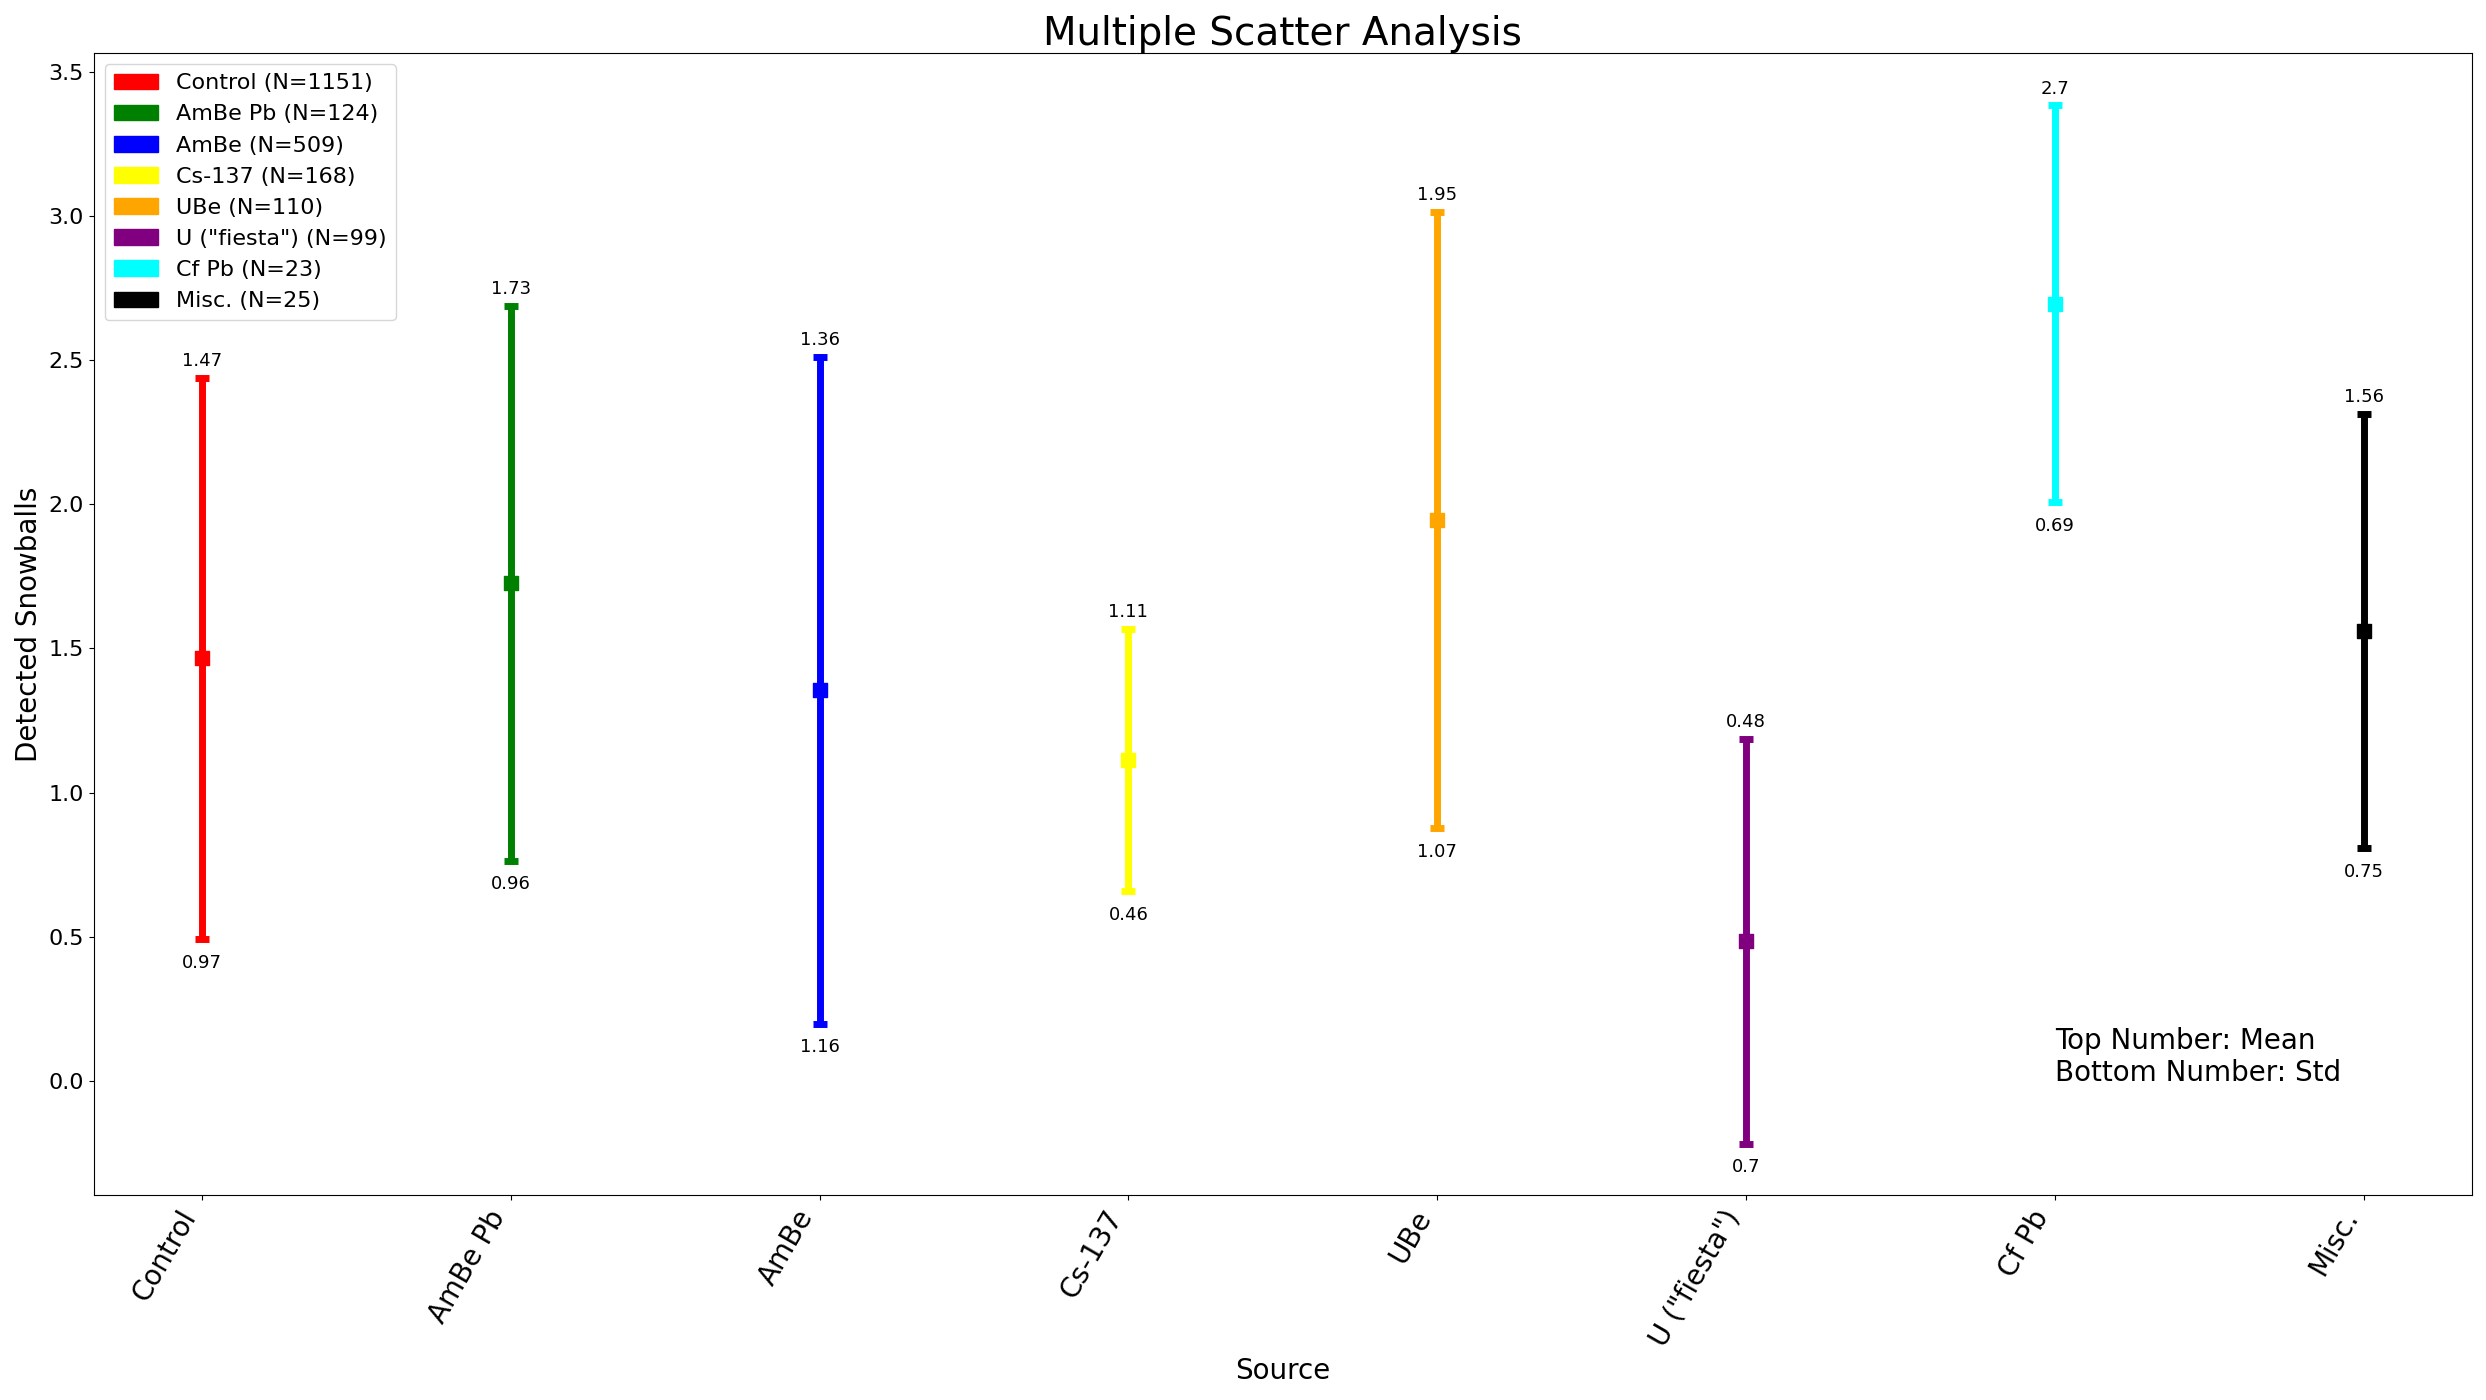

Recreate this plot in Python.
import csv
from cv2 import FONT_HERSHEY_COMPLEX, FONT_HERSHEY_SIMPLEX, rotate
import numpy as np
import matplotlib.pyplot as plt
from matplotlib.patches import Polygon
import matplotlib.patches as mpatches
resultsDoc = open('resultsDoc2.csv','r')
headings,d = [],[]
x=[]
t=0
fig = plt.figure(figsize=(140/5.63,14))
groupT = ''
g=0
xLabels = []
z=[]
fileQ = ['c*tr*l','ambe','ambe*pb','cs*137','fiesta','UBe','cf*pb']
sourceLabels = ['Control','AmBe Pb','AmBe','Cs-137','UBe','U (\"fiesta\")','Cf Pb','Misc.']
name = [['control','ctrl'], ['AmBe Pb','ambepb','ambe_pb'],['AmBe'], ['Cs137','cs 137','cs-137'], ['UBe'],['fiesta'],['CfPb','Cf Pb'],['filler']]
Colors = ['red','green','blue','yellow','orange','purple','cyan','black']
data = []
for i in range(len(Colors)):
    data.append([])
print(data)
for i in resultsDoc.readlines()[2::2]:
    i = i.split(',')
    source,group = i[:2]
    s = 0
    backOut = 0
    for s,n in zip(Colors,name):
        for eachN in n:
            if eachN.lower() in source.lower():
                backOut = 1
                break
        if backOut:break
    print(Colors.index(s))
    # data[Colors.index(s)] += [int(j)for j in i[4:]]
    data[Colors.index(s)] += [int(j)for j in i[4:]if 0<int(j)<4]
for t in range(len(Colors)):
    y = data[t]
    ymean,yerr = np.mean(y),np.std(y)
    plt.scatter(t,ymean,100,Colors[t],'s')
    plt.errorbar(t,ymean,yerr,0,elinewidth=5,capsize=5,capthick=5,ecolor=Colors[t],linewidth=10,ms=10)
    plt.text(t,ymean+yerr+.04,str(round(ymean,2)),ha='center',fontsize=13)
    plt.text(t,ymean-yerr-.1,str(round(yerr,2)),ha='center',fontsize=13)
    z.append(t)
plt.xticks(z,sourceLabels,rotation=60,fontsize=20,ha='right')
plt.yticks(fontsize=16)
plt.legend(handles=[mpatches.Patch(color=thisColor,label=aLabel+' (N='+str(len(aData))+')')for thisColor,aLabel,aData in zip(Colors,sourceLabels,data)],loc=2,fontsize=16)
plt.ylabel('Detected Snowballs',fontsize=20)
plt.xlabel('Source',fontsize=20)
plt.title('Multiple Scatter Analysis',fontsize=28)
plt.text(t-1,0,'Top Number: Mean\nBottom Number: Std',fontsize=20)
plt.tight_layout()
plt.savefig('resultsAnalysis42.png')
